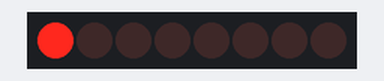
A sketch run on a simulated Arduino Uno, built with avr-gcc and run on an emulated ATmega328P. Parts: 8 shift-register outputs drawn as a row of LEDs (first output left, lit = HIGH). Wiring (inferred from the names in the program): shift register (74HC595): data pin 2; shift clock pin 3; latch pin 4. Wiring (inferred from the signals the program sends): row of LEDs: on Q0, Q1, Q2, Q3, Q4, Q5, Q6, Q7.

Above: at 0.22 s.
At 0.82 s:
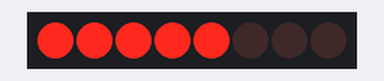
At 1.5 s:
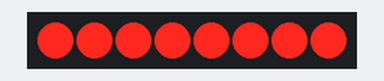
At 2.77 s:
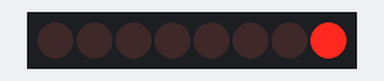
At 3.97 s:
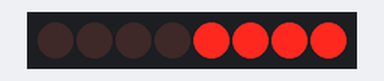
At 6.4 s:
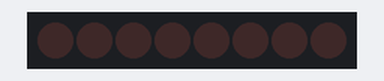
Timing chart, 0 to 8.6 s (numbered marks = the images above):
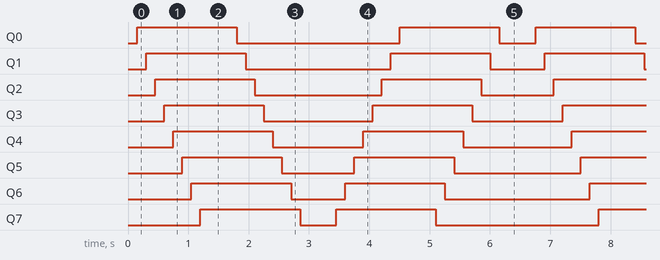

The sketch:

sketch_feb23a.ino
```cpp
// Pins
const int data_pin = 2;
const int clock_pin = 3;
const int latch_pin = 4;

// Time to display each LED
int wait = 150;   // milliseconds (ms)

void setup() {
  pinMode(data_pin, OUTPUT);
  pinMode(clock_pin, OUTPUT);
  pinMode(latch_pin, OUTPUT);
}

void loop() {

  // Sweep LEDs in one direction
  byte x = B00000000;
  byte y = B10000000;

  byte a = B00000001;

  for ( int i = 0; i < 11; i++ ) {
    shiftDisplay(x);
    x = y;
    y = y >> 1;
    y = (y | x);

   delay(wait);
  }
   for ( int i = 0; i < 11; i++ ) {
    shiftDisplay(x);

    x = x >> 1;


    delay(wait);
  }

  // Sweep LEDs back the other direction
  x = B000000;
  for ( int i = 0; i < 11; i++ ) {
    shiftDisplay(x);
    x = a;
    a = a << 1;
    a = (a | x);
    delay(wait);
  }

   for ( int i = 0; i < 11; i++ ) {
    shiftDisplay(x);

    x = x << 1;


    delay(wait);
  }
}

void shiftDisplay(byte data) {
  digitalWrite(latch_pin, LOW);
  shiftOut(data_pin, clock_pin, LSBFIRST, data);
  digitalWrite(latch_pin, HIGH);
}
```

Measured:
- by itself, Q0: repeats every 6.6 s: LOW 2.7 s, HIGH 1.7 s, LOW 0.60 s, HIGH 1.7 s
- by itself, Q1: repeats every 6.6 s: LOW 2.4 s, HIGH 1.7 s, LOW 0.90 s, HIGH 1.7 s
- by itself, Q2: repeats every 6.6 s: LOW 2.1 s, HIGH 1.7 s, LOW 1.2 s, HIGH 1.7 s
- by itself, Q3: repeats every 6.6 s: LOW 1.8 s, HIGH 1.7 s, LOW 1.5 s, HIGH 1.7 s
- by itself, Q4: repeats every 6.6 s: LOW 1.5 s, HIGH 1.7 s, LOW 1.8 s, HIGH 1.7 s
- by itself, Q5: repeats every 6.6 s: LOW 1.2 s, HIGH 1.7 s, LOW 2.1 s, HIGH 1.7 s
- by itself, Q6: repeats every 6.6 s: LOW 0.90 s, HIGH 1.7 s, LOW 2.4 s, HIGH 1.7 s
- by itself, Q7: repeats every 6.6 s: LOW 0.60 s, HIGH 1.7 s, LOW 2.7 s, HIGH 1.7 s
